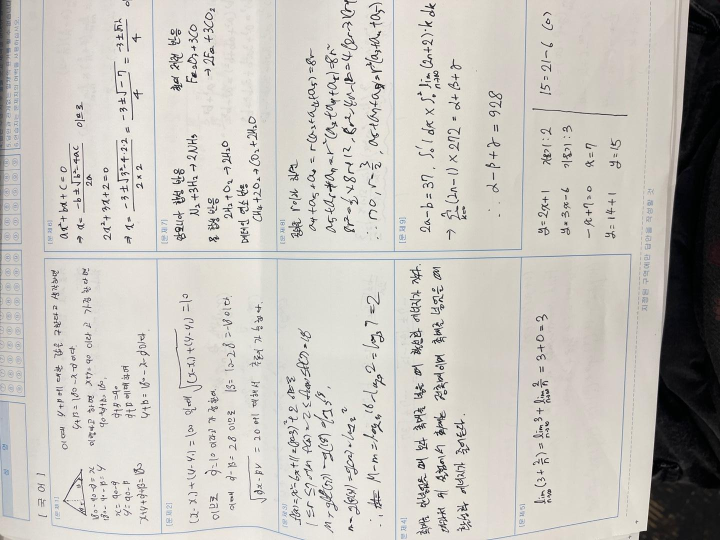
#> input picture ResNet18/data_files/dataset/bottom_to_top/exam101_270.jpg, 1440 x 1080 px, given as the content of the folder data_files/exam, which was not available (shown at 1/2 size)
$ python -i set.py   (imports and definitions only)
#> lines starting #> are read from the running program, lines starting #| are printed output that depends on the picture; pictures that were not available may be replaced by others from this repository, and a replacement may not be noted
from PIL import Image, ExifTags
import os

from constants import EXAM_FOLDER_PATH, LEFT_TO_RIGHT_FOLDER, TOP_TO_BOTTOM_FOLDER, RIGHT_TO_LEFT_FOLDER, BOTTOM_TO_TOP_FOLDER

def setting():
    # 경로 설정
    exam_folder = EXAM_FOLDER_PATH

    # 라벨링 폴더
    left_to_right_folder = LEFT_TO_RIGHT_FOLDER
    top_to_bottom_folder = TOP_TO_BOTTOM_FOLDER
    right_to_left_folder = RIGHT_TO_LEFT_FOLDER
    bottom_to_top_folder = BOTTOM_TO_TOP_FOLDER

    # 디렉토리가 없는 경우 생성(학습 후 데이터를 지우기 때문)
    os.makedirs(left_to_right_folder, exist_ok=True)
    os.makedirs(top_to_bottom_folder, exist_ok=True)
    os.makedirs(right_to_left_folder, exist_ok=True)
    os.makedirs(bottom_to_top_folder, exist_ok=True)

    # 회전 각도 리스트
    angles = [0, 90, 180, 270]

    # EXIF orientation 태그 가져오기
    for orientation in ExifTags.TAGS.keys():
        if ExifTags.TAGS[orientation] == 'Orientation':
            break

    # exam 폴더의 모든 이미지 파일에 대해 처리
    for filename in os.listdir(exam_folder):
        if filename.endswith('.jpg') or filename.endswith('.png') or filename.endswith('.jpeg'):  # 이미지 파일만 처리
            file_path = os.path.join(exam_folder, filename)

            # 이미지 열기
            img = Image.open(file_path)
#> img is the input picture: PIL image 1440x1080 RGB; mean R, G, B 198.1, 194.9, 189

            # EXIF 데이터 : 카메라 제조사 및 모델, 촬영 날짜 및 시간, 노출 시간, 조리개 값, ISO 감도, 초점 거리, 플래시 상태, 해상도 및 이미지 크기, GPS 데이터, 이미지 방향
            # EXIF 데이터 초기화(이미지의 회전 정보 초기화, 데이터 단순화)
            img_exif = img._getexif()
            if img_exif is not None:
                img_exif = dict(img_exif.items())
                orientation_value = img_exif.get(orientation, None)
                if orientation_value == 3:
                    img = img.rotate(180, expand=True)
                elif orientation_value == 6:
                    img = img.rotate(270, expand=True)
                elif orientation_value == 8:
                    img = img.rotate(90, expand=True)

            # 파일 확장자 추출
            file_extension = os.path.splitext(filename)[1]

            # 파일 이름에서 확장자 제거
            base_filename = os.path.splitext(os.path.basename(file_path))[0]

            # 각 각도로 이미지 회전 및 저장
            for i, angle in enumerate(angles):
                new_filename = f"{base_filename}_{i * 90}{file_extension}"

                if i == 0:
                    save_path = os.path.join(left_to_right_folder, new_filename)
                elif i == 1:
                    save_path = os.path.join(top_to_bottom_folder, new_filename)
                elif i == 2:
                    save_path = os.path.join(right_to_left_folder, new_filename)
                elif i == 3:
                    save_path = os.path.join(bottom_to_top_folder, new_filename)

                # 이미지 회전 및 저장
                rotated_img = img.rotate(-angle, expand=True)
                rotated_img.save(save_path)
#> this loop made 4 passes
#> pass 2, in setting, `rotated_img = img.rotate(-angle, expand=True)`:
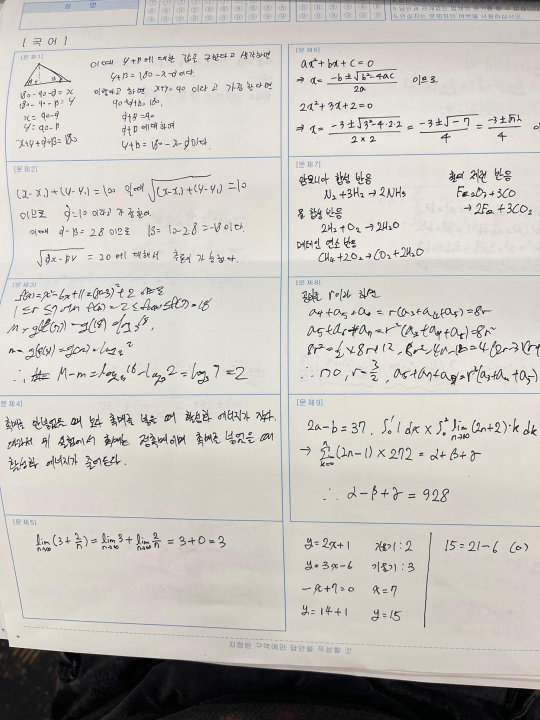
#> rotated_img: PIL image 1080x1440 RGB (shown at 1/2 size); mean R, G, B 198.1, 194.9, 189
#> pass 3, in setting, `rotated_img = img.rotate(-angle, expand=True)`:
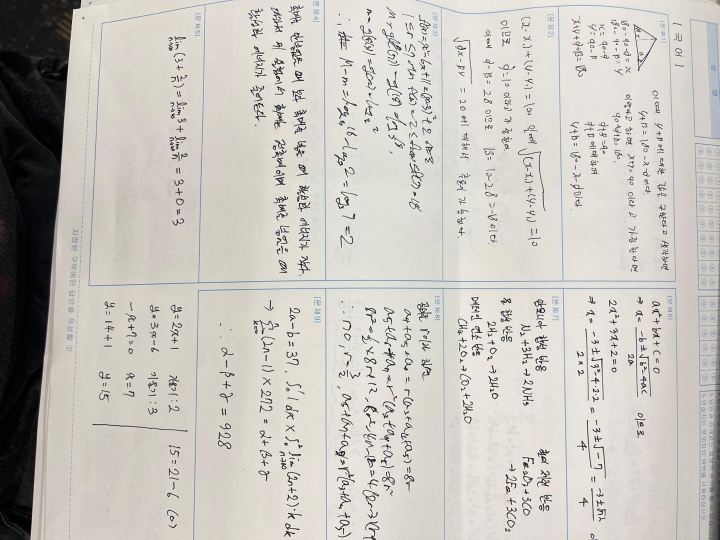
#> rotated_img: PIL image 1440x1080 RGB (shown at 1/2 size); mean R, G, B 198.1, 194.9, 189
#> after the loop:
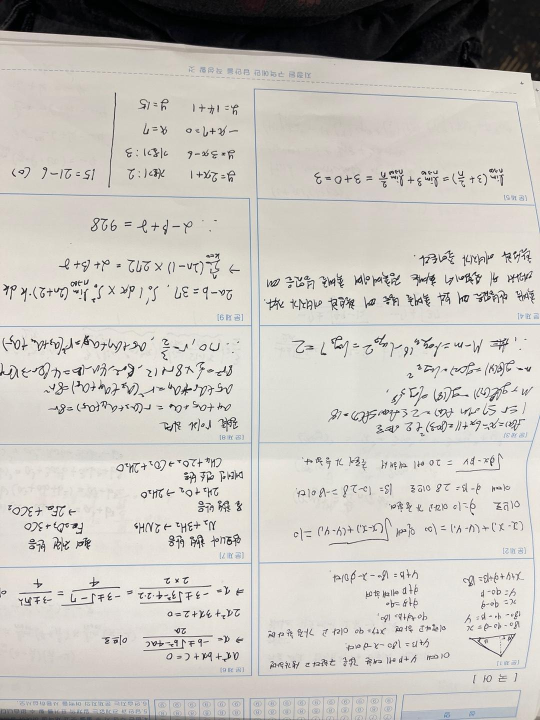
#> rotated_img: PIL image 1080x1440 RGB (shown at 1/2 size); mean R, G, B 198.1, 194.9, 189

>>> result = setting()

$ run again, on ResNet18/data_files/dataset/left_to_right/exam108_0.jpg
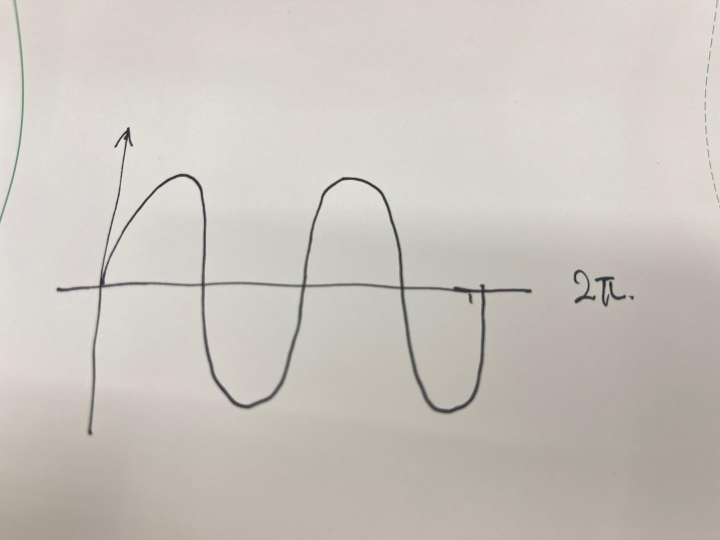
#> input picture ResNet18/data_files/dataset/left_to_right/exam108_0.jpg, 1440 x 1080 px, given as the content of the folder data_files/exam, which was not available (shown at 1/2 size)
#> in setting, img is the input picture: PIL image 1440x1080 RGB; mean R, G, B 201.6, 196.5, 189.4
#> the loop in setting, `for i, angle in enumerate(angles):` made 4 passes
#> pass 3, in setting, `rotated_img = img.rotate(-angle, expand=True)`:
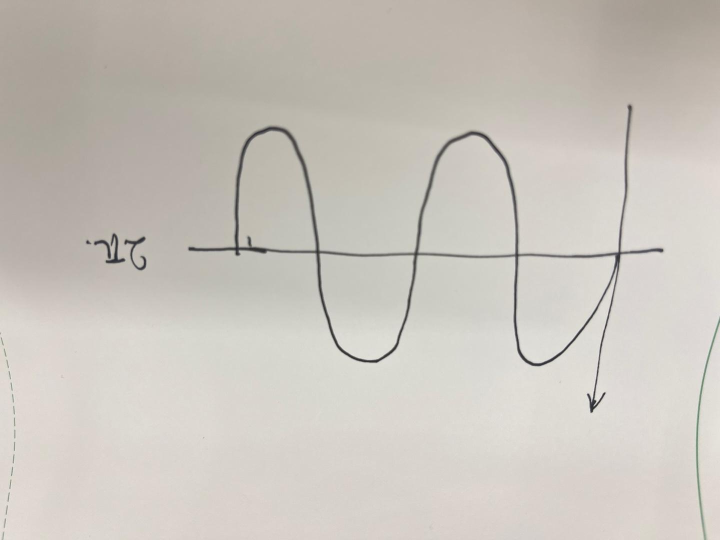
#> rotated_img: PIL image 1440x1080 RGB (shown at 1/2 size); mean R, G, B 201.6, 196.5, 189.4
#> after the loop in setting, `for i, angle in enumerate(angles):`:
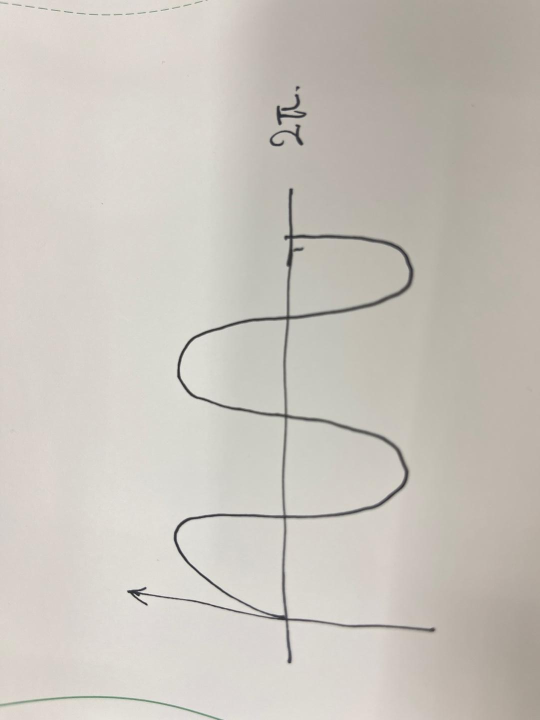
#> rotated_img: PIL image 1080x1440 RGB (shown at 1/2 size); mean R, G, B 201.6, 196.5, 189.4

$ run again, on ResNet18/data_files/dataset/left_to_right/exam109_0.jpg
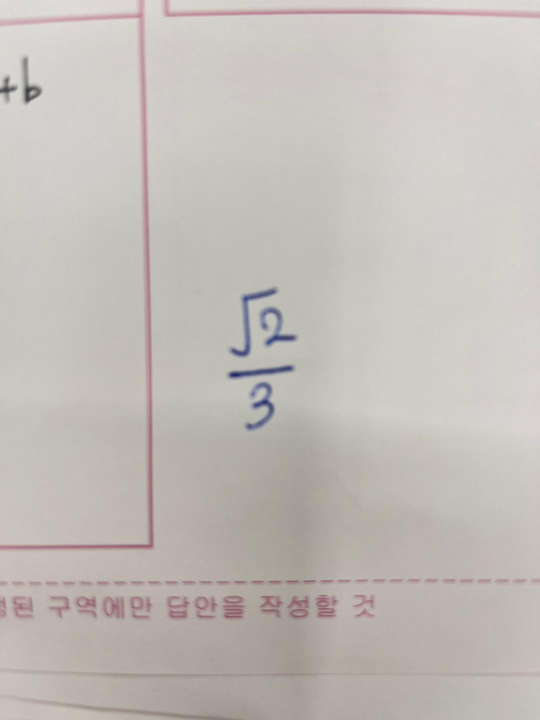
#> input picture ResNet18/data_files/dataset/left_to_right/exam109_0.jpg, 1080 x 1440 px, given as the content of the folder data_files/exam, which was not available (shown at 1/2 size)
#> in setting, img is the input picture: PIL image 1080x1440 RGB; mean R, G, B 194.3, 189.3, 184.3
#> the loop in setting, `for i, angle in enumerate(angles):` made 4 passes
#> pass 3, in setting, `rotated_img = img.rotate(-angle, expand=True)`:
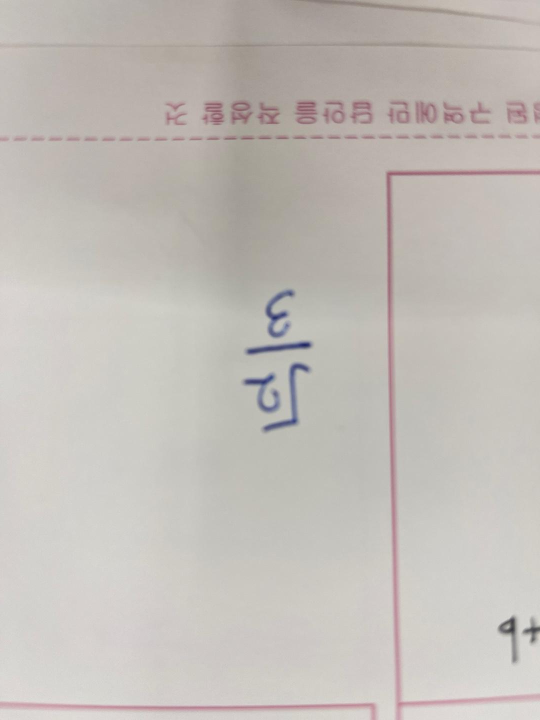
#> rotated_img: PIL image 1080x1440 RGB (shown at 1/2 size); mean R, G, B 194.3, 189.3, 184.3
#> after the loop in setting, `for i, angle in enumerate(angles):`:
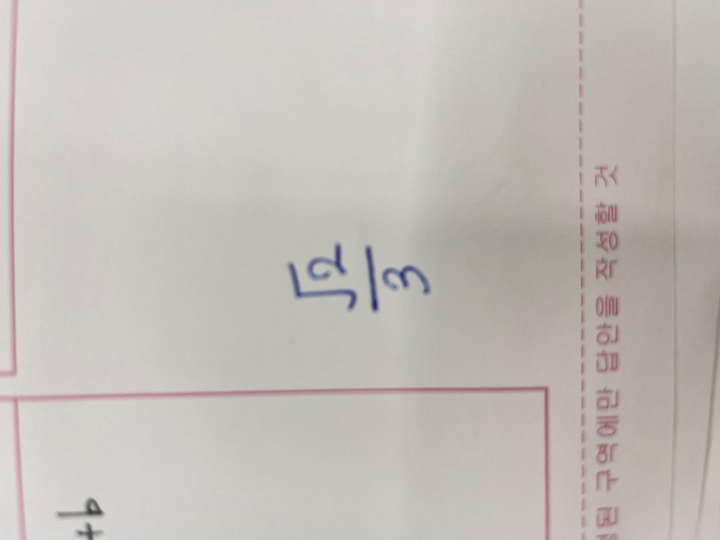
#> rotated_img: PIL image 1440x1080 RGB (shown at 1/2 size); mean R, G, B 194.3, 189.3, 184.3

$ run again, on ResNet18/data_files/dataset/right_to_left/exam100_180.jpg
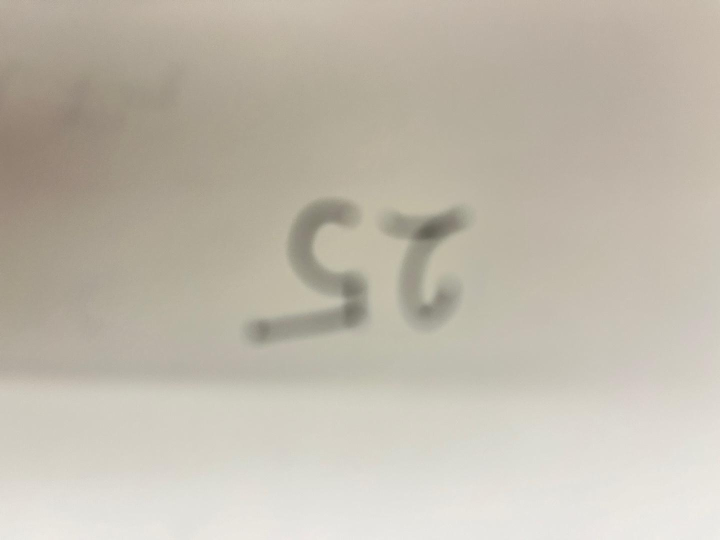
#> input picture ResNet18/data_files/dataset/right_to_left/exam100_180.jpg, 1440 x 1080 px, given as the content of the folder data_files/exam, which was not available (shown at 1/2 size)
#> in setting, img is the input picture: PIL image 1440x1080 RGB; mean R, G, B 192.4, 185.9, 173
#> the loop in setting, `for i, angle in enumerate(angles):` made 4 passes
#> pass 3, in setting, `rotated_img = img.rotate(-angle, expand=True)`:
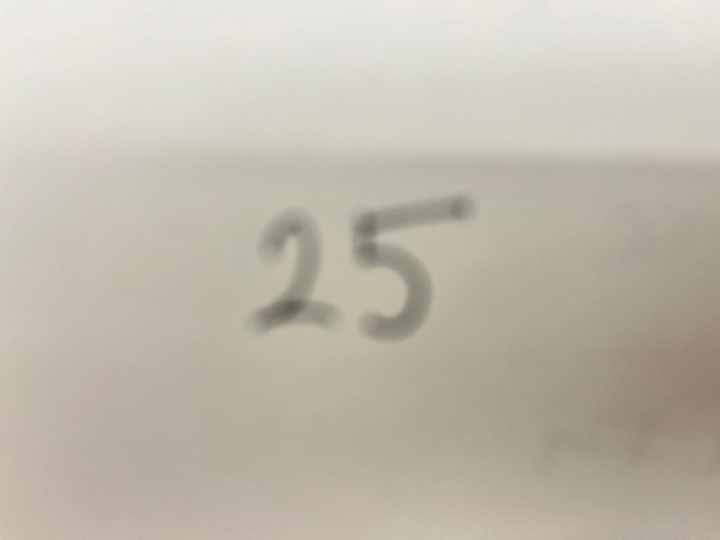
#> rotated_img: PIL image 1440x1080 RGB (shown at 1/2 size); mean R, G, B 192.4, 185.9, 173
#> after the loop in setting, `for i, angle in enumerate(angles):`:
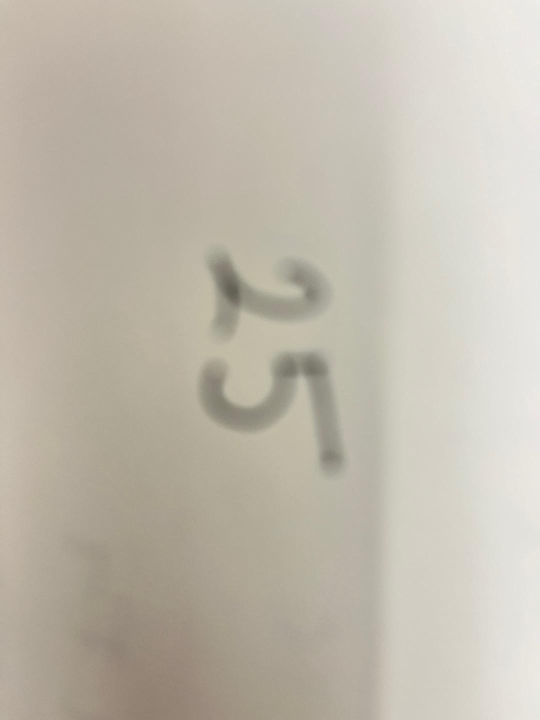
#> rotated_img: PIL image 1080x1440 RGB (shown at 1/2 size); mean R, G, B 192.4, 185.9, 173
